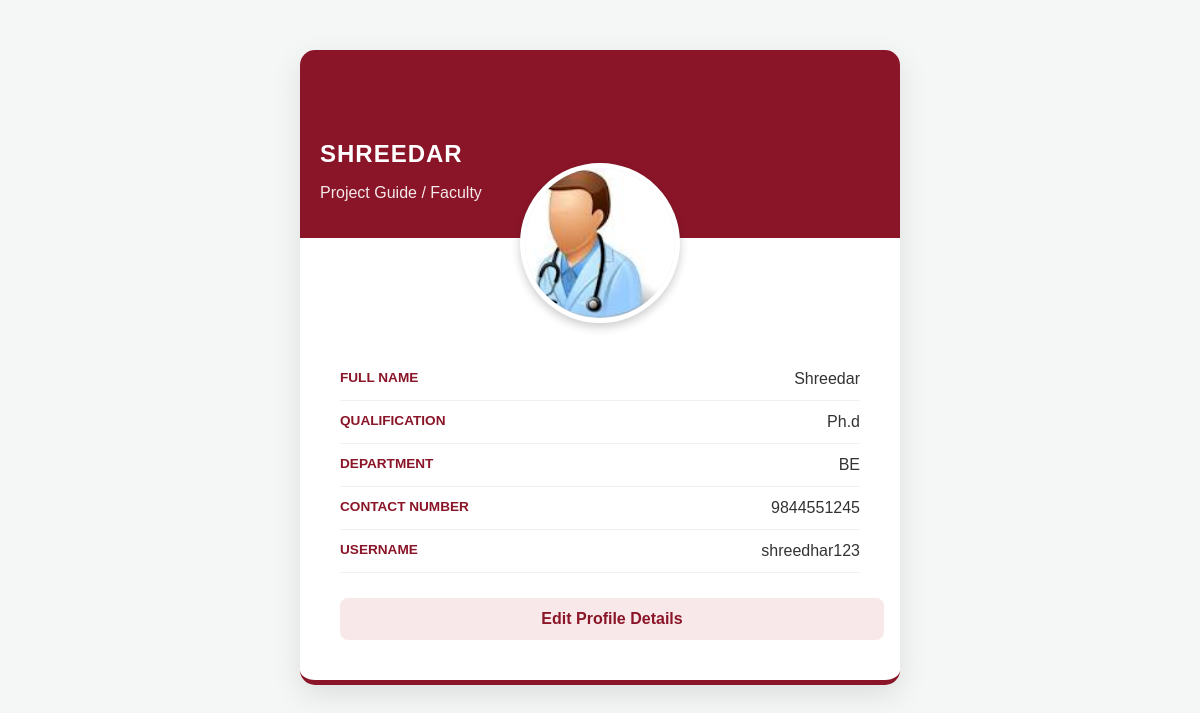
Screenshot of /viewprofile.php (signed in) with the database file from the repository.
### tables this page shows
CREATE TABLE `guides` (
  `sino` int(11) NOT NULL,
  `name` varchar(100) NOT NULL,
  `quali` varchar(50) NOT NULL,
  `contno` varchar(20) NOT NULL,
  `deptid` varchar(10) DEFAULT NULL,
  `uname` varchar(20) NOT NULL,
  `pwd` varchar(20) NOT NULL,
  `sque` varchar(100) NOT NULL,
  `ans` varchar(50) NOT NULL,
  `imgname` varchar(100) NOT NULL
);

CREATE TABLE `dept` (
  `deptid` varchar(10) NOT NULL,
  `deptname` varchar(100) NOT NULL
);

### db.php (called while the page is built, shortened)
<?php
$conn = mysqli_connect('localhost', 'root', '', 'pts');
function execute($sql) {
    global $conn;
    $res = $conn->query($sql);
    return $res;
}
?>

### viewprofile.php (the view, shortened to what this page needs)
<?php
    $uname = $_SESSION['guide_name'] ?? $_SESSION['uname'] ?? '';
    include_once('db.php');
    $sql = "SELECT g.name, g.quali, g.contno, d.deptname, g.uname, g.imgname
            FROM guides g
            LEFT JOIN dept d ON g.deptid = d.deptid
            WHERE g.uname = '$uname'";
    $res = execute($sql);
    $row = $res->fetch_object();
?>
<head>
</head>
<body>
<div class="container">
    <div class="profile-container">
        <div class="profile-header">
            <div style="height: 60px;"></div> <h2><?php echo $row->name; ?></h2>
            <p style="opacity: 0.9;">Project Guide / Faculty</p>
        </div>
        <div class="profile-img-wrap">
            <?php
                $photo = (!empty($row->imgname)) ? "photos/".$row->imgname : "img/default-user.png";
            ?>
            <img src="<?php echo $photo; ?>" alt="Profile Picture">
        </div>
        <div class="profile-body">
            <div class="info-row">
                <span class="label">Full Name</span>
                <span class="value"><?php echo $row->name; ?></span>
            </div>
            <div class="info-row">
                <span class="label">Qualification</span>
                <span class="value"><?php echo $row->quali; ?></span>
            </div>
            <div class="info-row">
                <span class="label">Department</span>
                <span class="value"><?php echo $row->deptname; ?></span>
            </div>
            <div class="info-row">
                <span class="label">Contact Number</span>
                <span class="value"><?php echo $row->contno; ?></span>
            </div>
            <div class="info-row">
                <span class="label">Username</span>
                <span class="value"><?php echo $row->uname; ?></span>
            </div>
            <a href="editprofile.php" class="btn-edit">
                <span class="glyphicon glyphicon-edit"></span> Edit Profile Details
            </a>
        </div>
    </div>
</div>
</body>
</html>

### viewprofile.php (style rules this page uses)
body { background-color: #f4f7f6; font-family: 'Poppins', sans-serif; }
.profile-container { max-width: 600px; margin: 50px auto; background: white; border-radius: 15px; box-shadow: 0 10px 30px rgba(0,0,0,0.1); overflow: hidden; border-bottom: 5px solid #8B1528; }
.profile-header { background: #8B1528; padding: 20px; text-align: initial; color: white; }
.profile-header h2 { margin: 10px 0 5px; font-weight: 700; text-transform: uppercase; letter-spacing: 1px; }
.profile-img-wrap { width: 150px; height: 150px; margin: -75px auto 15px; border-radius: 50%; border: 5px solid white; overflow: hidden; background: #eee; box-shadow: 0 4px 10px rgba(0,0,0,0.2); }
.profile-img-wrap img { width: 100%; height: 100%; object-fit: fill; }
.profile-body { padding: 20px 40px 40px; }
.info-row { display: flex; justify-content: space-between; padding: 12px 0; border-bottom: 1px solid #f0f0f0; }
.label { font-weight: 600; color: #8B1528; text-transform: uppercase; font-size: 0.85rem; }
.value { color: #333; font-weight: 500; }
.btn-edit { display: block; width: 100%; text-align: center; background: #f8e8ea; color: #8B1528; padding: 12px; border-radius: 8px; text-decoration: none; font-weight: 700; margin-top: 25px; transition: 0.3s; }

### rows the page displays
guides: name "SHREEDAR", imgname (picture), name "Shreedar", quali "Ph.d", deptid.deptname "BE", contno "9844551245", uname "shreedhar123"
